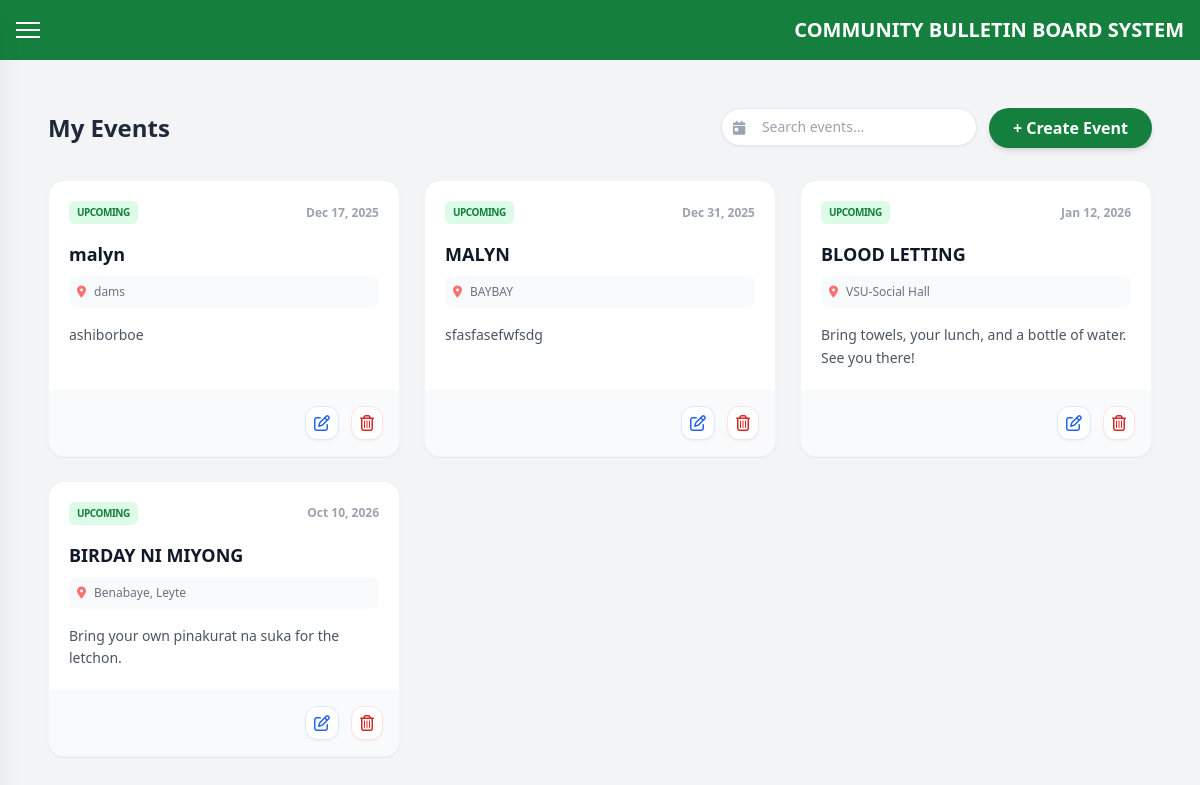
Screenshot of /dashboard.php?content=manageEvent (signed in) with the database file from the repository.
### tables this page shows
CREATE TABLE `events` (
  `event_id` int NOT NULL,
  `title` varchar(150) NOT NULL,
  `description` text NOT NULL,
  `event_date` date NOT NULL,
  `location` varchar(150) DEFAULT NULL,
  `posted_by` int DEFAULT NULL,
  `posted_at` timestamp NULL DEFAULT CURRENT_TIMESTAMP
);

### manage_events.php (the view, shortened to what this page needs)
<?php
require_once 'config.php';
$stmt = $pdo->prepare("SELECT * FROM events WHERE posted_by = ? ORDER BY event_date ASC");
$stmt->execute([$_SESSION['user_id']]);
$events = $stmt->fetchAll();
?>
<div class="p-4 md:p-6">
  <div class="flex flex-col md:flex-row md:items-center justify-between gap-4 mb-8">
    <h2 class="text-xl md:text-2xl font-bold text-gray-800">My Events</h2>
    <div class="flex flex-col sm:flex-row gap-3 w-full md:w-auto">
        <div class="relative w-full sm:w-64">
            <span class="absolute inset-y-0 left-3 flex items-center text-gray-400">
                <i class="fa-solid fa-calendar-day text-sm"></i>
            </span>
            <input type="text" id="searchInput" placeholder="Search events..."
                   class="pl-10 pr-4 py-2 w-full border rounded-full text-sm outline-none focus:ring-2 focus:ring-green-500 shadow-sm">
        </div>
        <button onclick="openModal('event', 'add')"
                class="bg-green-700 text-white px-6 py-2 rounded-full font-semibold hover:bg-green-800 shadow-md transition text-center">
          + Create Event
        </button>
    </div>
  </div>
  <div class="grid grid-cols-1 sm:grid-cols-2 lg:grid-cols-3 gap-4 md:gap-6">
    <?php foreach ($events as $ev): ?>
      <?php $eventDate = date('M d, Y', strtotime($ev['event_date'])); ?>
      <div class="content-item bg-white rounded-2xl shadow-sm border border-gray-100 overflow-hidden flex flex-col justify-between hover:shadow-md transition-shadow"
           data-title="<?= htmlspecialchars($ev['title']) ?>"
           data-date="<?= $eventDate ?>">
        <div class="p-5">
          <div class="flex items-center justify-between mb-4">
             <span class="bg-green-100 text-green-700 text-[10px] font-extrabold px-2 py-1 rounded-md uppercase tracking-tighter">Upcoming</span>
             <span class="text-xs text-gray-400 font-bold"><?= $eventDate ?></span>
          </div>
          <h3 class="text-lg font-bold text-gray-900 mb-2 truncate"><?= htmlspecialchars($ev['title']) ?></h3>
          <p class="text-gray-500 text-xs mb-4 flex items-center gap-2 bg-gray-50 p-2 rounded-lg">
            <i class="fa-solid fa-location-dot text-red-400"></i> <?= htmlspecialchars($ev['location']) ?>
          </p>
          <p class="text-gray-600 text-sm line-clamp-2 leading-relaxed"><?= htmlspecialchars($ev['description']) ?></p>
        </div>
        <div class="bg-gray-50 p-4 flex justify-end gap-3">
            <button onclick="openModal('event', 'edit', <?= $ev['event_id'] ?>, '<?= addslashes($ev['title']) ?>', '<?= addslashes($ev['description']) ?>', '<?= $ev['event_date'] ?>', '<?= addslashes($ev['location']) ?>')"
                    class="flex-1 sm:flex-none justify-center flex items-center gap-2 p-2 text-blue-600 bg-white border border-blue-100 rounded-xl hover:bg-blue-50 transition shadow-sm">
              <i class="fa-regular fa-pen-to-square"></i> <span class="sm:hidden text-xs font-bold uppercase">Edit</span>
            </button>
            <form method="POST" action="process_manage.php" onsubmit="return confirm('Delete?');" class="flex-1 sm:flex-none">
              <button type="submit" class="w-full justify-center flex items-center gap-2 p-2 text-red-600 bg-white border border-red-100 rounded-xl hover:bg-red-50 transition shadow-sm">
                <i class="fa-regular fa-trash-can"></i> <span class="sm:hidden text-xs font-bold uppercase">Delete</span>
              </button>
            </form>
        </div>
      </div>
    <?php endforeach; ?>
  </div>
</div>

### rows the page displays
events: event_date "Dec 17, 2025", title "malyn", location "dams", description "ashiborboe"
events: event_date "Dec 31, 2025", title "MALYN", location "BAYBAY", description "sfasfasefwfsdg"
events: event_date "Jan 12, 2026", title "BLOOD LETTING", location "VSU-Social Hall", description "Bring towels, your lunch, and a bottle of water. See you there!"
events: event_date "Oct 10, 2026", title "BIRDAY NI MIYONG", location "Benabaye, Leyte", description "Bring your own pinakurat na suka for the letchon."
